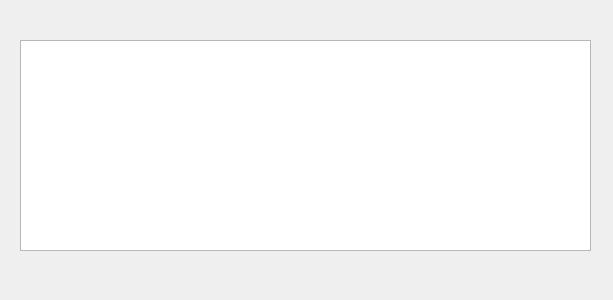
<?xml version="1.0" encoding="UTF-8"?>
<ui version="4.0">
 <class>Dialog_ShowStaff</class>
 <widget class="QDialog" name="Dialog_ShowStaff">
  <property name="geometry">
   <rect>
    <x>0</x>
    <y>0</y>
    <width>613</width>
    <height>300</height>
   </rect>
  </property>
  <property name="windowTitle">
   <string>显示人员</string>
  </property>
  <widget class="QTableWidget" name="tableWidget">
   <property name="geometry">
    <rect>
     <x>20</x>
     <y>40</y>
     <width>571</width>
     <height>211</height>
    </rect>
   </property>
  </widget>
 </widget>
 <resources/>
 <connections/>
</ui>
